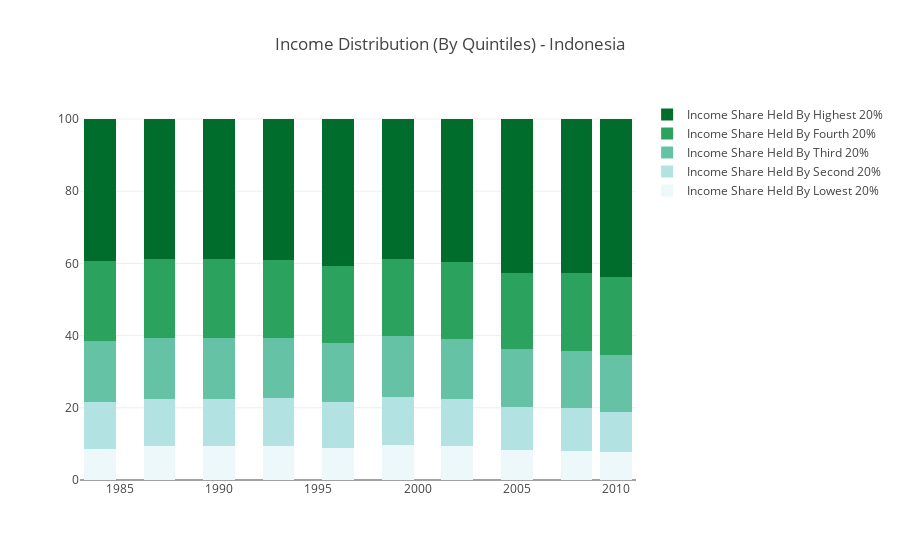

Write notebook code for a chart like this one.
### Code cell
trace1 = go.Bar(
    x = IDN_income_share[IDN_income_share['IndicatorCode'] == 'SI.DST.FRST.20']["Year"],
    y = IDN_income_share[IDN_income_share['IndicatorCode'] == 'SI.DST.FRST.20']["Value"],
    name = 'Income Share Held By Lowest 20%',
    marker = dict(
        color='rgb(237,248,251)'
    )
)

trace2 = go.Bar(
    x = IDN_income_share[IDN_income_share['IndicatorCode'] == 'SI.DST.02ND.20']["Year"],
    y = IDN_income_share[IDN_income_share['IndicatorCode'] == 'SI.DST.02ND.20']["Value"],
    name = 'Income Share Held By Second 20%',
    marker = dict(
        color='rgb(178,226,226)'
    )
)

trace3 = go.Bar(
    x = IDN_income_share[IDN_income_share['IndicatorCode'] == 'SI.DST.03RD.20']["Year"],
    y = IDN_income_share[IDN_income_share['IndicatorCode'] == 'SI.DST.03RD.20']["Value"],
    name = 'Income Share Held By Third 20%',
    marker = dict(
        color='rgb(102,194,164)'
    )
)

trace4 = go.Bar(
    x = IDN_income_share[IDN_income_share['IndicatorCode'] == 'SI.DST.04TH.20']["Year"],
    y = IDN_income_share[IDN_income_share['IndicatorCode'] == 'SI.DST.04TH.20']["Value"],
    name = 'Income Share Held By Fourth 20%',
    marker = dict(
        color='rgb(44,162,95)'
    )
)

trace5 = go.Bar(
    x = IDN_income_share[IDN_income_share['IndicatorCode'] == 'SI.DST.05TH.20']["Year"],
    y = IDN_income_share[IDN_income_share['IndicatorCode'] == 'SI.DST.05TH.20']["Value"],
    name = 'Income Share Held By Highest 20%',
    marker = dict(
        color='rgb(0,109,44)'
    )
)

data = [trace1, trace2, trace3, trace4, trace5]
layout = go.Layout(
    title = 'Income Distribution (By Quintiles) - Indonesia',
    barmode='stack'
)

fig = go.Figure(data=data, layout=layout)
py.iplot(fig, filename='stacked-bar')

### Figure 1 — Plotly figure (JSON) as saved in the notebook; plotly's stock layout.template omitted (floating-point values rounded to 4 significant figures)
{"data": [{"marker": {"color": "rgb(237,248,251)"}, "name": "Income Share Held By Lowest 20%", "type": "bar", "x": [1984, 1987, 1990, 1993, 1996, 1999, 2002, 2005, 2008, 2010], "y": [8.68, 9.36, 9.39, 9.46, 9, 9.58, 9.53, 8.33, 8.1, 7.63]}, {"marker": {"color": "rgb(178,226,226)"}, "name": "Income Share Held By Second 20%", "type": "bar", "x": [1984, 1987, 1990, 1993, 1996, 1999, 2002, 2005, 2008, 2010], "y": [12.93, 13.17, 13.18, 13.16, 12.67, 13.35, 13.03, 12.03, 11.87, 11.33]}, {"marker": {"color": "rgb(102,194,164)"}, "name": "Income Share Held By Third 20%", "type": "bar", "x": [1984, 1987, 1990, 1993, 1996, 1999, 2002, 2005, 2008, 2010], "y": [16.89, 16.83, 16.84, 16.74, 16.33, 16.84, 16.53, 15.82, 15.87, 15.56]}, {"marker": {"color": "rgb(44,162,95)"}, "name": "Income Share Held By Fourth 20%", "type": "bar", "x": [1984, 1987, 1990, 1993, 1996, 1999, 2002, 2005, 2008, 2010], "y": [22.04, 21.83, 21.69, 21.53, 21.28, 21.36, 21.3, 21.05, 21.52, 21.83]}, {"marker": {"color": "rgb(0,109,44)"}, "name": "Income Share Held By Highest 20%", "type": "bar", "x": [1984, 1987, 1990, 1993, 1996, 1999, 2002, 2005, 2008, 2010], "y": [39.46, 38.79, 38.89, 39.11, 40.71, 38.87, 39.61, 42.75, 42.64, 43.65]}], "layout": {"barmode": "stack", "title": "Income Distribution (By Quintiles) - Indonesia"}}
